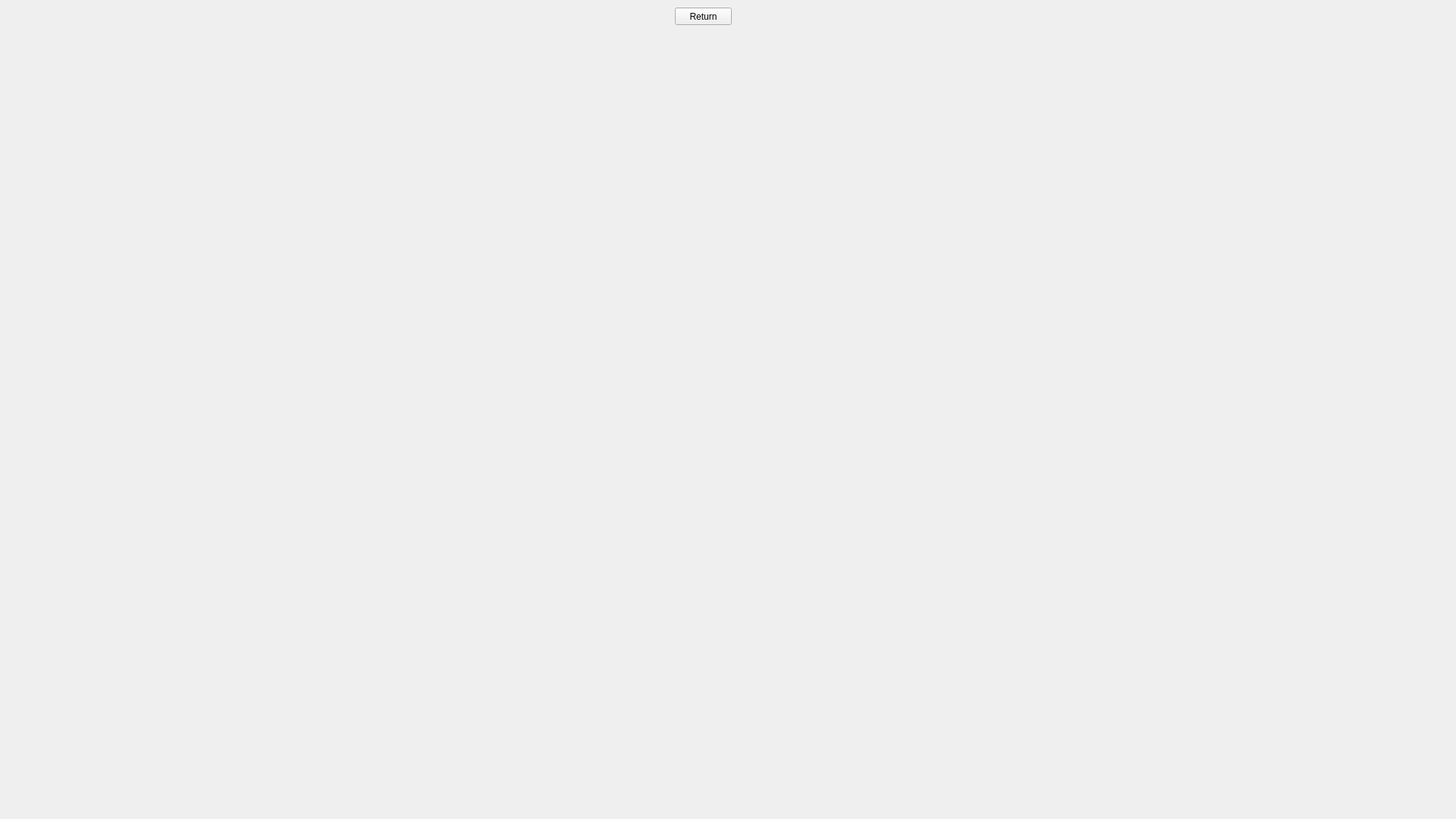
<?xml version="1.0" encoding="UTF-8"?>
<ui version="4.0">
 <class>FormBlueTooth</class>
 <widget class="QWidget" name="FormBlueTooth">
  <property name="geometry">
   <rect>
    <x>0</x>
    <y>0</y>
    <width>1920</width>
    <height>1080</height>
   </rect>
  </property>
  <property name="windowTitle">
   <string>Form</string>
  </property>
  <widget class="QLabel" name="label">
   <property name="geometry">
    <rect>
     <x>360</x>
     <y>300</y>
     <width>1920</width>
     <height>1080</height>
    </rect>
   </property>
   <property name="minimumSize">
    <size>
     <width>1920</width>
     <height>1080</height>
    </size>
   </property>
   <property name="baseSize">
    <size>
     <width>1920</width>
     <height>1080</height>
    </size>
   </property>
   <property name="text">
    <string/>
   </property>
  </widget>
  <widget class="QLabel" name="label_2">
   <property name="geometry">
    <rect>
     <x>0</x>
     <y>0</y>
     <width>1920</width>
     <height>1080</height>
    </rect>
   </property>
   <property name="text">
    <string/>
   </property>
   <property name="pixmap">
    <pixmap>:/GUIS/bluetooth.png</pixmap>
   </property>
  </widget>
  <widget class="QPushButton" name="pushButtonReturn">
   <property name="geometry">
    <rect>
     <x>890</x>
     <y>10</y>
     <width>75</width>
     <height>23</height>
    </rect>
   </property>
   <property name="text">
    <string>Return</string>
   </property>
  </widget>
 </widget>
 <resources/>
 <connections/>
</ui>
